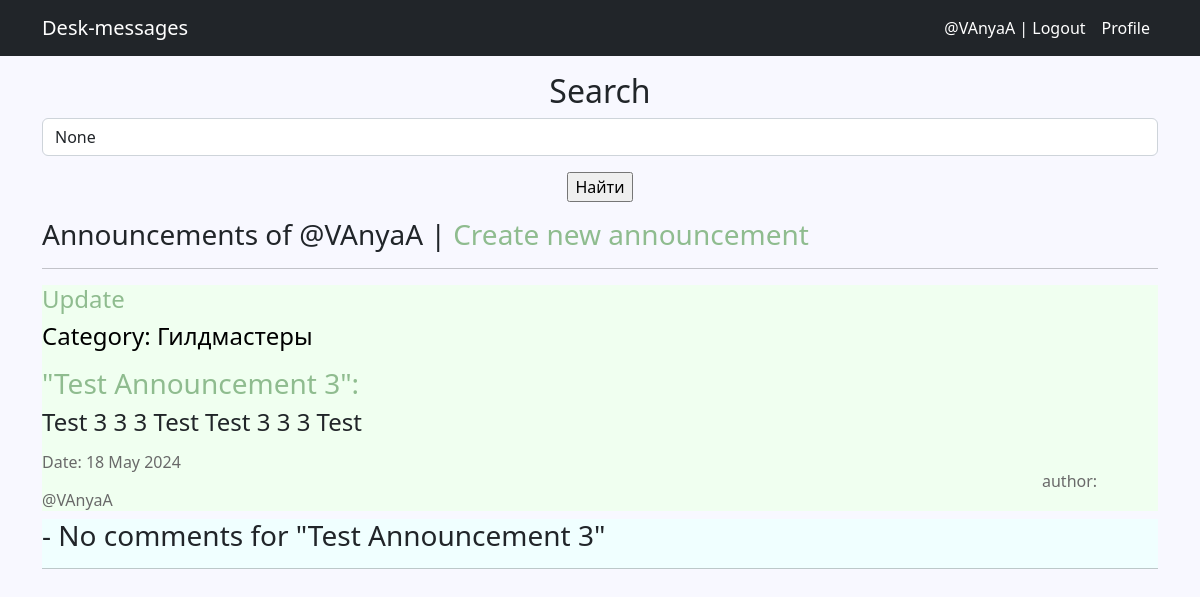
Before: /own/profile/ (signed in) with the older database file.
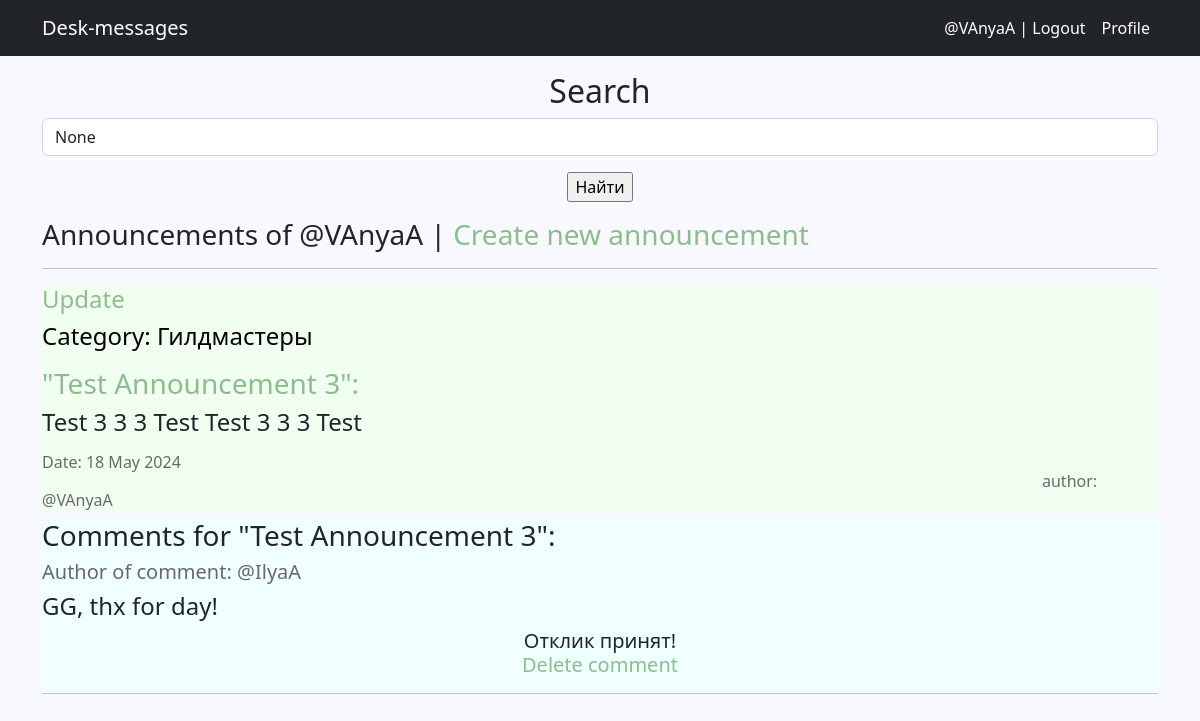
After: the same page with the newer database file.
### announcements/models.py (models this page shows, shortened)
class Announcement(models.Model):
    time_in = models.DateTimeField(auto_now_add=True)
    title = models.CharField(max_length=115)
    announcement_text = RichTextUploadingField()
    author = models.ForeignKey(Author, on_delete=models.CASCADE, related_name='announcements')
    category = models.ForeignKey(Category, on_delete=models.CASCADE, related_name='announcements')

class Category(models.Model):
    tanks = "TA"
    healths = "HE"
    dd = "DD"
    merchants = "ME"
    guild_masters = "GM"
    quests_givers = "QG"
    blacksmiths = "BS"
    tanners = "TN"
    potion_makers = "PM"
    spell_masters = "SM"
    POSITIONS = [
        (tanks, "Танки"),
        (healths, "Хиллы"),
        (dd, "ДД"),
        (merchants, "Торговцы"),
        (guild_masters, "Гилдмастеры"),
        (quests_givers, "Квестгиверы"),
        (blacksmiths, "Кузнецы"),
        (tanners, "Кожевники"),
        (potion_makers, "Зельевары"),
        (spell_masters, "Мастера заклинаний"),
    ]
    category_name = models.CharField(max_length=2,
                                     choices=POSITIONS,
                                     unique=True,
                                     default=tanks)
    def __str__(self):
        return self.get_category_name_display()

class Author(models.Model):
    author_name = models.OneToOneField(User, on_delete=models.CASCADE)
    def __str__(self):
        return self.author_name.username

class Comment(models.Model):
    comment_text = models.TextField()
    allowed = models.BooleanField(default=False)
    announcement = models.ForeignKey(Announcement, on_delete=models.CASCADE, related_name='comments')
    author = models.ForeignKey(Author, on_delete=models.CASCADE, related_name='comments')

### announcements/views.py (the view)
# urls.py: path('own/profile/', AuthorAnnouncementList.as_view(), name='author_announcements'),
class AuthorAnnouncementList(View):
    def get(self, request):
        current_user = request.user
        user_id = current_user.id
        author_pk = Author.objects.get(author_name=user_id).id
        announcements = Announcement.objects.filter(author_id=author_pk).order_by('-time_in')
        filterset = AnnouncementsFilter(self.request.GET, queryset=announcements)
        return render(request, 'announcements/announcements_of_user.html', context={'filterset': filterset})

### templates/announcements/announcements_of_user.html (shortened to what this page needs)
{% extends 'default.html' %}
{% load custom_tags %}
{% block content %}
    <form action="" method="get" >
        <h2><label for="{{ filterset.form.title__icontains.id_for_label }}">Search</label></h2>
        <input  id="{{ filterset.form.title__icontains.id }}"
            name="{{ filterset.form.title__icontains.name }}"
            value="{{ filterset.form.title__icontains.value }}"
            class="form-control"
        >
        <input type="submit" class="mt-3 btn-primary" value="Найти" />
    </form>
    <h3 style="text-align: left;">
        Announcements  of @{{ user.username }} | <a href="{% url 'announcement_create' %}"> Create new announcement </a>
    </h3>
    <hr/>
    {% if filterset.qs %}
        {% for announcement in filterset.qs %}
            <div align="left" style="background-color: #F0FFF0">
                <h4 style="text-align: left;"> <a href="{% url 'announcement_update' pk=announcement.id %}"> Update </a> </h4>
                <h4 style="color: #000000">
                    Category: {{ announcement.category }}
                </h4>
                <h3>
                    <a href="{% url 'announcement_detail' pk=announcement.id %}">"{{ announcement.title }}":</a>
                </h3>
                <h4>
                    {{announcement.announcement_text|safe }}
                </h4>
                <h6 style="text-align: left; color: #696969" >
                    Date: {{ announcement.time_in|date:'d M Y' }} <span style='padding-left:1000px;'> author: @{{ announcement.author }} </span>
                </h6>
            </div>
            <div align="left" style="background-color: #F0FFFF">
                {% if announcement.comments.all|length > 0 %}
                    <h3>Comments for "{{ announcement.title }}":</h3>
                    {% for comment in announcement.comments.all %}
                        <h5 style="color: #696969">
                            Author of comment: @{{ comment.author.author_name.username }}
                        </h5>
                        <h4 style="text-align: left;">
                            {{ comment.comment_text }}
                        </h4>
                        <h5 style="text-align: center;">
                            {% if comment and comment.allowed == False %}
                                <a href="{% url 'comment_delete' pk=comment.id %}"> Delete comment </a> | <a href="{% url 'comment_allow' pk=comment.id %}"> Allow comment </a>
                            {% elif comment.allowed == True %}
                                Отклик принят!
                                <br/>
                                <a href="{% url 'comment_delete' pk=comment.id %}"> Delete comment </a>
                            {% endif %}
                        </h5>
                        <hr>
                    {% endfor %}
                {% else %}
                    <h3> - No comments for "{{ announcement.title }}"</h3>
                    <hr>
                {% endif %}
            </div>
        {% endfor %}
    {% else %}
        <h3>No announcements</h3>
    {% endif %}
{% endblock content %}

### templates/default.html (shortened to what this page needs)
<!DOCTYPE html>
<html lang="en">
    <head>
        {% load static %}
        <link href="{% static 'css/styles.css' %}" rel="stylesheet" />
    </head>
    <body>
        <nav class="navbar navbar-expand-lg navbar-dark bg-dark">
            <div class="container">
                <a class="navbar-brand" href="{% url 'announcement_list' %}">Desk-messages</a>
                <div class="collapse navbar-collapse" id="navbarSupportedContent">
                    <ul class="navbar-nav ms-auto mb-2 mb-lg-0">
                        {% if request.user.is_authenticated %}
                            <li class="nav-item"><a class="nav-link active" href="http://127.0.0.1:8000/accounts/logout">@{{ user.username }} | Logout</a></li>
                            <li class="nav-item"><a class="nav-link active" href="{% url 'author_announcements' %}">Profile</a></li>
                        {% else %}
                            <li class="nav-item"><a class="nav-link active" href="http://127.0.0.1:8000/accounts/signup">Signup</a></li><li class="nav-item"><a class="nav-link active" href="http://127.0.0.1:8000/accounts/login">Login</a></li>
                        {% endif %}
                    </ul>
                </div>
            </div>
        </nav>
        <div class="container">
            <div class="row">
                <div class="col-lg-12 text-center">
                    {% block content %}
                    {% endblock content %}
                </div>
            </div>
        </div>
    </body>
</html>

### templates/default.html (style rules this page uses)
body { background-color: #F8F8FF; }
a { color: #8FBC8F; text-decoration: none; }

Changed rows visible on the page:
computed for Announcement "Test Announcement 3": text "- No comments for \" \"" → "Comments for \" \":"
added Comment: author.author_name.username "IlyaA", comment_text "GG, thx for day!", allowed "Отклик принят!"
